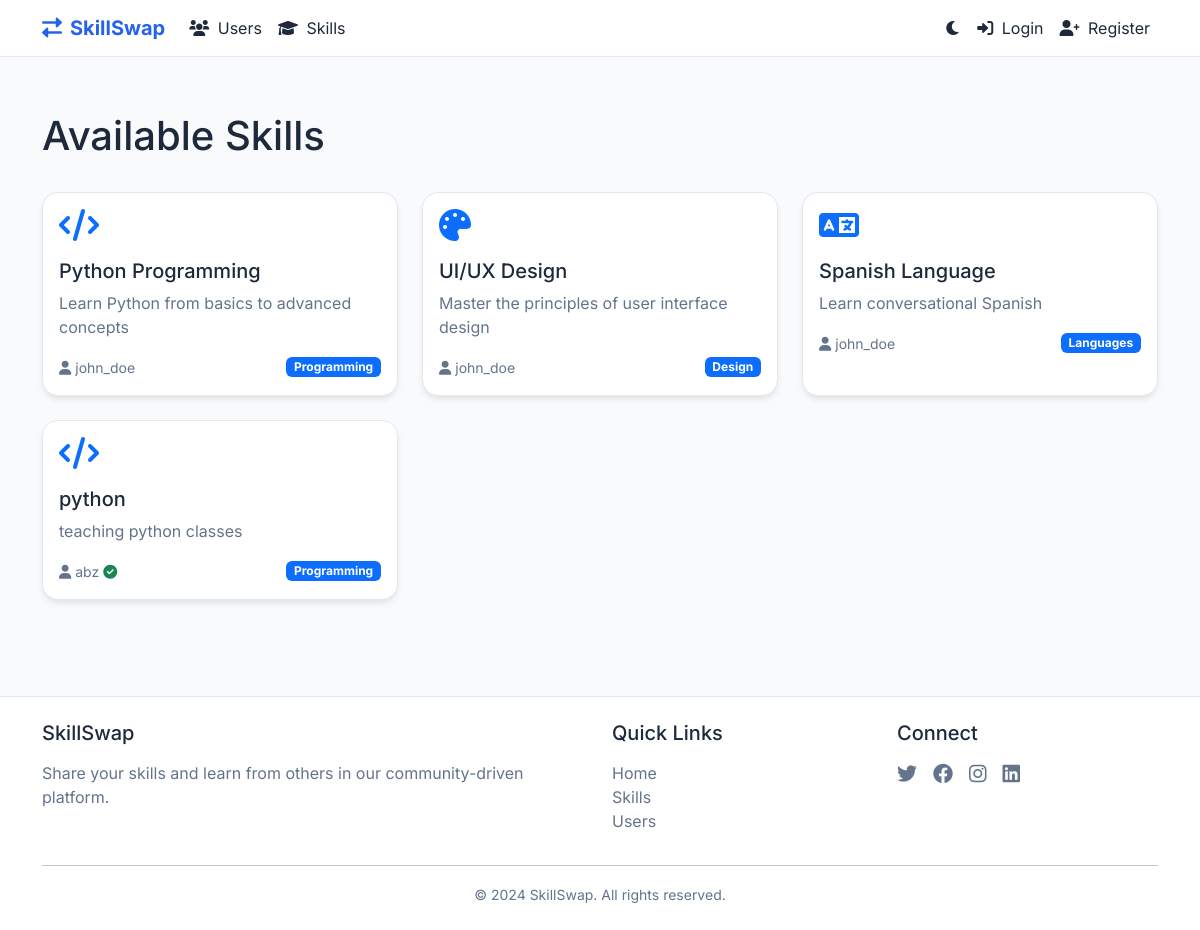
/skills, run on the app's committed database.
### app.py (models this page shows)
class Skill(db.Model):
    id = db.Column(db.Integer, primary_key=True)
    name = db.Column(db.String(100), nullable=False)
    description = db.Column(db.Text, nullable=False)
    category = db.Column(db.String(50), nullable=False)
    icon = db.Column(db.String(50), nullable=False, default='graduation-cap')
    teacher_id = db.Column(db.Integer, db.ForeignKey('user.id'), nullable=False)
    created_at = db.Column(db.DateTime, default=datetime.utcnow)

class User(UserMixin, db.Model):
    id = db.Column(db.Integer, primary_key=True)
    username = db.Column(db.String(80), unique=True, nullable=False)
    email = db.Column(db.String(120), unique=True, nullable=False)
    password_hash = db.Column(db.String(256), nullable=False)
    created_at = db.Column(db.DateTime, default=datetime.utcnow)
    is_verified = db.Column(db.Boolean, default=False)
    is_admin = db.Column(db.Boolean, default=False)
    skills = db.relationship('Skill', backref='user', lazy=True)
    verification_requests = db.relationship('VerificationRequest', backref='user', lazy=True)

### app.py (the view)
@app.route('/skills')
def skills_list():
    skills = Skill.query.all()
    return render_template('skills_list.html', skills=skills)

### app.py (called while the page is built)
@app.context_processor
def utility_processor():
    def is_admin():
        if current_user.is_authenticated:
            return current_user.is_admin
        return False
    return dict(is_admin=is_admin)

@app.context_processor
def unread_messages_count():
    count = 0
    if current_user.is_authenticated:
        count = Message.query.filter_by(recipient_id=current_user.id, read=False).count()
    return dict(unread_messages_count=count)

### templates/skills_list.html (shortened to what this page needs)
{% extends "base.html" %}
{% block content %}
<div class="container py-5">
    <div class="d-flex justify-content-between align-items-center mb-4">
        <h1 class="animate-on-scroll">Available Skills</h1>
    </div>
    <div class="row g-4">
        {% for skill in skills %}
        <div class="col-md-4">
            <div class="card skill-card h-100 animate-on-scroll">
                <div class="card-body">
                    <div class="skill-icon mb-3">
                        <i class="fas fa-{{ skill.icon }} fa-2x text-primary"></i>
                    </div>
                    <h5 class="card-title">{{ skill.name }}</h5>
                    <p class="card-text text-muted">{{ skill.description }}</p>
                    <div class="d-flex justify-content-between align-items-center">
                        <a href="{{ url_for('user_profile', user_id=skill.user.id) }}" class="text-decoration-none">
                            <small class="text-muted">
                                <i class="fas fa-user me-1"></i>{{ skill.user.username }}
                                {% if skill.user.is_verified %}
                                <i class="fas fa-check-circle text-success" data-bs-toggle="tooltip" data-bs-placement="top"
                                   title="Verified teacher"></i>
                                {% endif %}
                            </small>
                        </a>
                        <span class="badge bg-primary">{{ skill.category }}</span>
                    </div>
                </div>
            </div>
        </div>
        {% endfor %}
    </div>
</div>
{% endblock %}

### static/css/style.css (style rules this page uses)
:root { --bg-primary: #ffffff; --bg-secondary: #f8fafc; --text-primary: #1e293b; --text-secondary: #64748b; --primary-color: #2563eb; --primary-hover: #1d4ed8; --card-bg: #ffffff; --border-color: #e2e8f0; --shadow-color: rgba(0, 0, 0, 0.1); --section-bg: #f8fafc; --muted-color: #64748b; }
body { font-family: 'Inter', system-ui, -apple-system, sans-serif; background-color: var(--bg-secondary); color: var(--text-primary); transition: background-color 0.3s, color 0.3s; }
.card { background-color: var(--card-bg); border: 1px solid var(--border-color); border-radius: 1rem; box-shadow: 0 4px 6px -1px var(--shadow-color); transition: transform 0.2s, box-shadow 0.2s; }
.card-title { color: var(--text-primary); }
.card-text { color: var(--text-secondary); }
.text-muted { color: var(--muted-color) !important; }
.badge { color: #ffffff !important; }
.animate-fade-in { animation: fadeIn 0.5s ease forwards; }

### data on the page
Skill: name "Python Programming", description "Learn Python from basics to advanced concepts", user.username "john_doe", category "Programming"
Skill: name "UI/UX Design", description "Master the principles of user interface design", user.username "john_doe", category "Design"
Skill: name "Spanish Language", description "Learn conversational Spanish", user.username "john_doe", category "Languages"
Skill: name "python", description "teaching python classes", user.username "abz", category "Programming"

### other printed values
{{ now.year if now else 2024 }} "2024"
